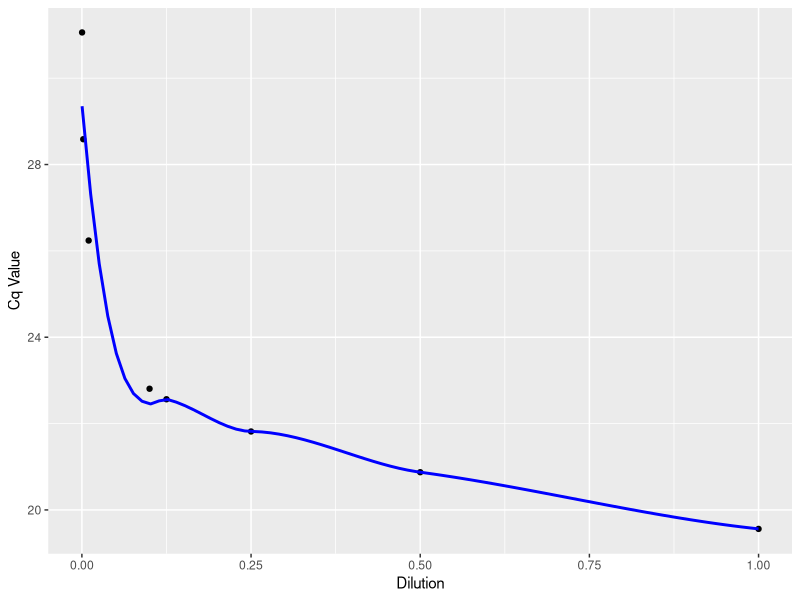
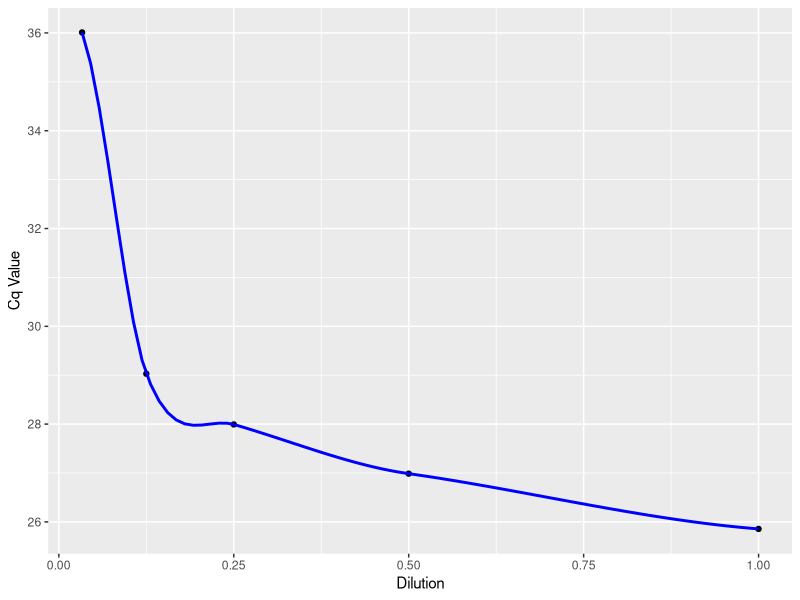
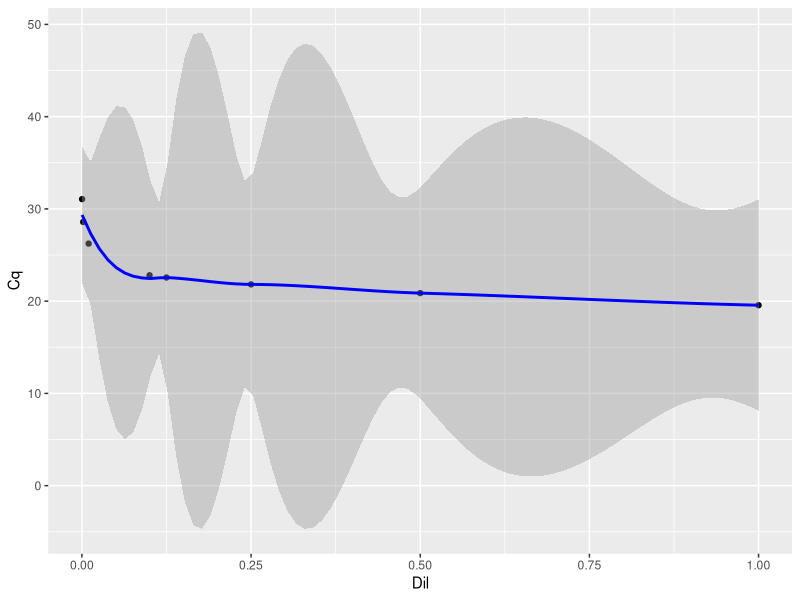

Here is the R script that generated these plots, in order:
#Cq Standards#
#Tidy up the data and graph them (with a trendline?)

#Read in files
Bl <- read.csv("Blood Standards.csv")
eDNA <-read.csv("+eDNA Standards.csv")

#clean up
names(Bl) <- c("Dil", "Cq", "ng/uL") #Re-name columns
names(eDNA) <- c("Dil", "Cq", "ng/uL")

library(ggplot2)
library(plyr)
library(dplyr)

#Plotting

#plot(Cq~Dil, Bl, xlab="Dilution Factor", ylab="Cq Value",abline(line), col="red", untf=TRUE))

#Blood standards plot
ggplot(Bl, aes(x = Dil, y = Cq)) + geom_point() + geom_smooth(method='loess', color="blue", se=F) +xlab("Dilution")+ylab("Cq Value")
fit <- lm(Bl$Cq~log(Bl$Dil)) #code for a logistic regression of fit
summary(fit) #spits out the results

#eDNA standards plot
ggplot(eDNA, aes(x = Dil, y = Cq)) + geom_point() + geom_smooth(method='loess', color="blue",se=F) +xlab("Dilution")+ylab("Cq Value")
fit <- lm(Bl$Cq~log(Bl$Dil)) #code for a logistic regression of fit
summary(fit) #spits out the results


ggplot(Bl, aes(x = Dil, y = Cq)) + geom_point() +stat_smooth(method="loess",formula=y~x,col="blue", se=T)


